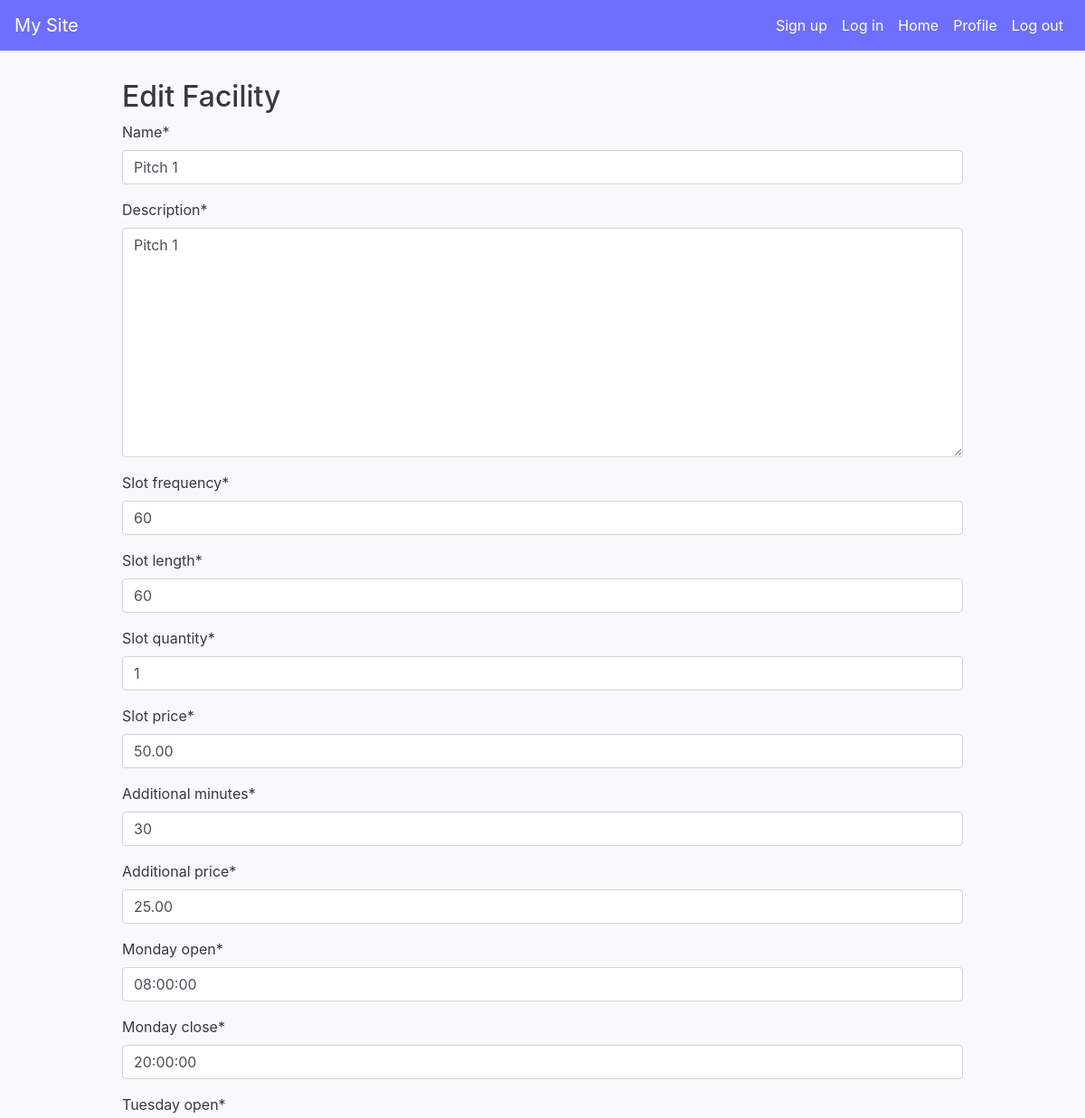
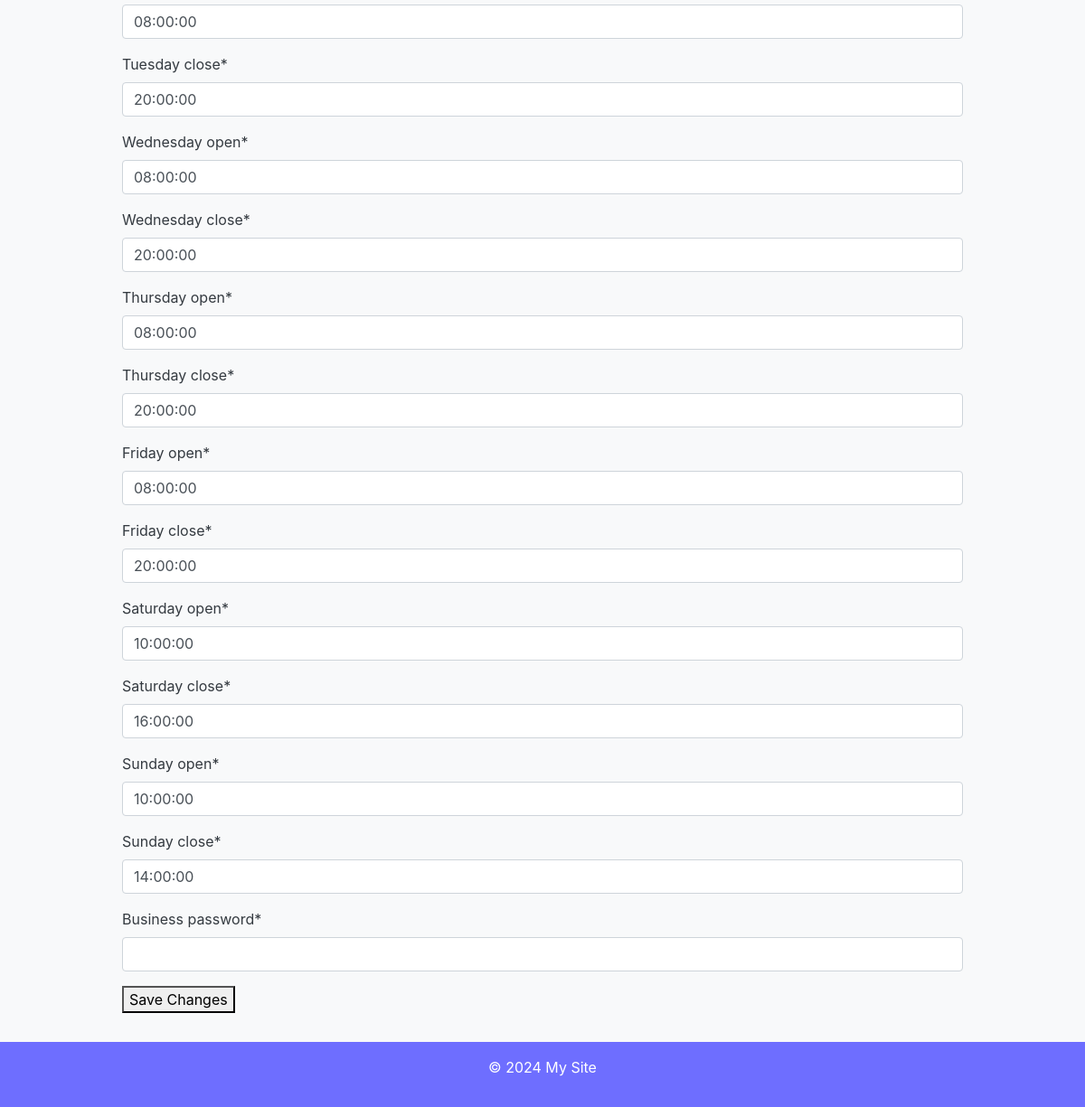
Page /facility/edit/13 (signed in) on the committed database (2 pictures, top to bottom).
### business/models.py (models this page shows)
class NormalFacility(models.Model):
    facility = models.ForeignKey(Facility, on_delete=models.CASCADE)
    name = models.CharField(max_length=100)
    description = models.TextField()
    opening_time = models.TimeField()
    closing_time = models.TimeField()
    monday_open = models.TimeField()
    monday_close = models.TimeField()
    tuesday_open = models.TimeField()
    tuesday_close = models.TimeField()
    wednesday_open = models.TimeField()
    wednesday_close = models.TimeField()
    thursday_open = models.TimeField()
    thursday_close = models.TimeField()
    friday_open = models.TimeField()
    friday_close = models.TimeField()
    saturday_open = models.TimeField()
    saturday_close = models.TimeField()
    sunday_open = models.TimeField()
    sunday_close = models.TimeField()
    slot_frequency = models.IntegerField()  # e.g., every 15 minutes
    slot_length = models.IntegerField()  # in minutes
    slot_price = models.DecimalField(max_digits=10, decimal_places=2)
    additional_minutes = models.IntegerField()
    additional_price = models.DecimalField(max_digits=10, decimal_places=2)
    slot_quantity = models.IntegerField()

### business/views.py (the view)
# urls.py: path("facility/edit/<int:facility_id>", editFacility, name="editFacility"),
@login_required_business
def editFacility(request, facility_id):
    business_link = request.user.business_link
    business = business_link.business
    normal_facility = get_object_or_404(NormalFacility, id=facility_id)
    if normal_facility.facility.business != business:
        raise Http404("Facility not found")  # NormalFacility does not belong to the user's business
    if business_link.userType != 'staff':
        return redirect('/access_denied')  # Redirect to an access denied page if the user is not staff
    if request.method == 'POST':
        form = NormalFacilityForm(request.POST, instance=normal_facility, business=request.user.business_link.business)
        if form.is_valid():
            form.save()
            return redirect('/business/dashboard')  # Redirect to dashboard or another appropriate page after editing
    else:
        form = NormalFacilityForm(instance=normal_facility, business=request.user.business_link.business)
    return render(request, 'edit_facility.html', {'form': form, 'facility': normal_facility})

### business/forms.py (shortened to what this page needs)
class NormalFacilityForm(forms.ModelForm):
    business_password = forms.CharField(widget=forms.PasswordInput, required=True)
    class Meta:
        model = NormalFacility
        fields = ['name', 'description', 'opening_time', 'closing_time', 'slot_frequency', 'slot_length', 'slot_quantity', 'slot_price','additional_minutes', 'additional_price',
              'monday_open', 'monday_close', 'tuesday_open', 'tuesday_close', 'wednesday_open', 'wednesday_close',
              'thursday_open', 'thursday_close', 'friday_open', 'friday_close', 'saturday_open', 'saturday_close',
              'sunday_open', 'sunday_close']
    def __init__(self, *args, **kwargs):
        self.business = kwargs.pop('business', None)
        super(NormalFacilityForm, self).__init__(*args, **kwargs)
        if not self.business:
            raise ValueError("Business object is required")
        self.fields['opening_time'].initial = time(9, 0)
        self.fields['closing_time'].initial = time(18, 0)
        self.fields['opening_time'].widget = forms.HiddenInput()
        self.fields['closing_time'].widget = forms.HiddenInput()

### business/templates/edit_facility.html (shortened to what this page needs)
{% extends "base.html" %}
{% load crispy_forms_tags %}
{% block content %}
  <h2>Edit Facility</h2>
  <form method="post">
    {{ form|crispy }}
    <button type="submit">Save Changes</button>
  </form>
{% endblock %}

### templates/base.html (style rules this page uses)
:root { --primary: #6E6EFF; --secondary: #ffffff; --success: #28a745; --info: #17a2b8; --warning: #ffc107; --danger: #dc3545; --light: #f8f9fa; --dark: #343a40; }
body { background-color: var(--light); color: var(--dark); display: flex; flex-direction: column; min-height: 100vh; }

### rows in the picture
NormalFacility: name "Pitch 1", description "Pitch 1", slot_frequency "60", slot_length "60", slot_quantity "1", slot_price "50.00", additional_minutes "30", additional_price "25.00", monday_open "08:00:00", monday_close "20:00:00", tuesday_open "08:00:00", tuesday_close "20:00:00", wednesday_open "08:00:00", wednesday_close "20:00:00", thursday_open "08:00:00", thursday_close "20:00:00", friday_open "08:00:00", friday_close "20:00:00", saturday_open "10:00:00", saturday_close "16:00:00", sunday_open "10:00:00", sunday_close "14:00:00"
